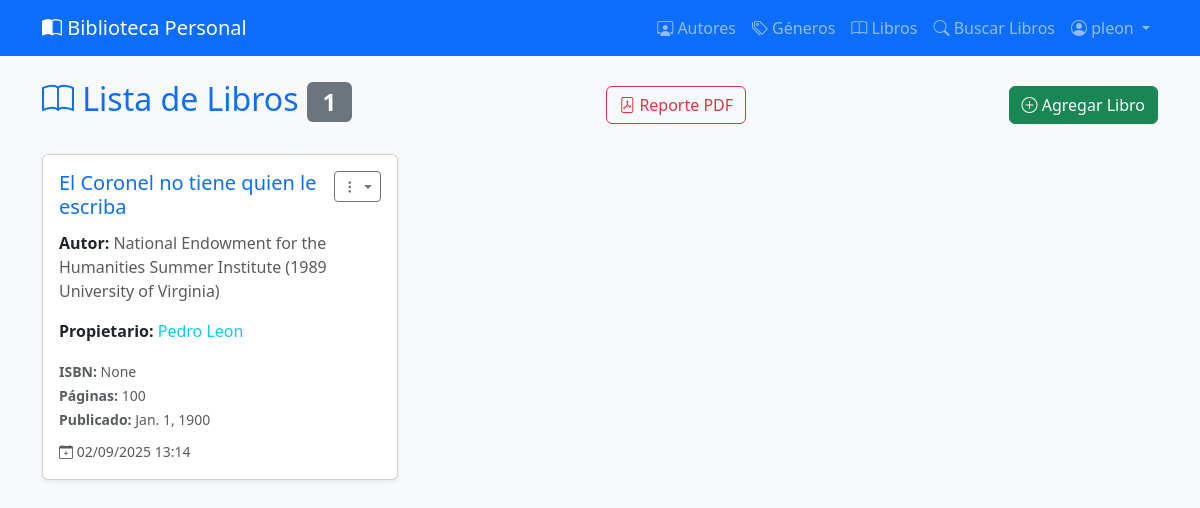
Page /books/ (signed in) on the earlier database version.
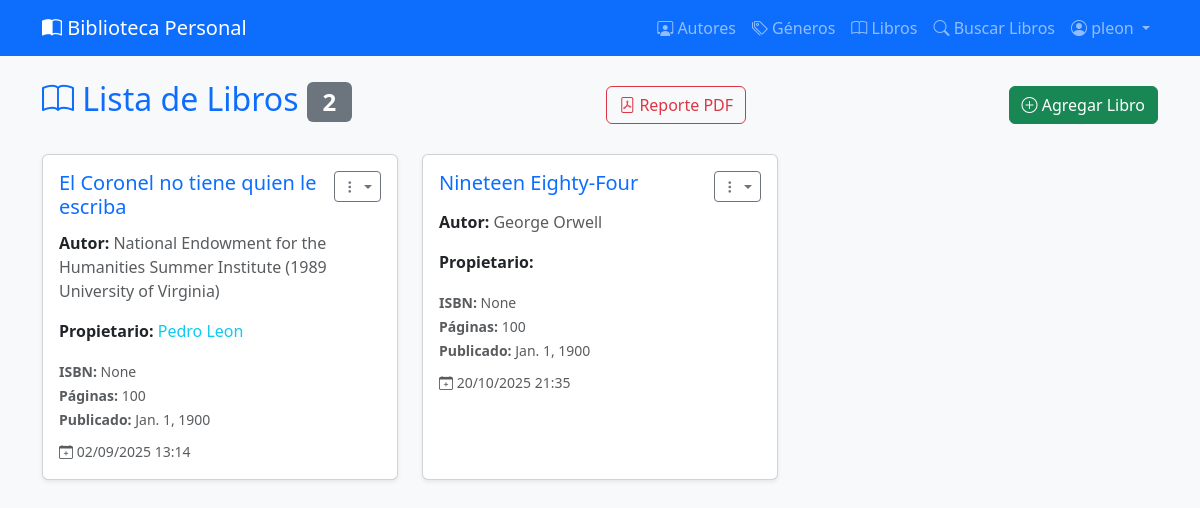
Same page on the later database version.
### migrationsdb/models.py (models this page shows, shortened)
class Book(models.Model):
    id = models.BigAutoField(primary_key=True)
    title = models.CharField(max_length=200, verbose_name='Título')
    author = models.ForeignKey(Author, on_delete=models.CASCADE, related_name='books', verbose_name='Autor')
    owner = models.ForeignKey(User, on_delete=models.CASCADE, related_name='books',verbose_name='Propietario', null=True, blank=True)
    published_date = models.DateField(verbose_name='Fecha de publicación')
    isbn = models.CharField(max_length=13, unique=True, verbose_name='ISBN', null=True, blank=True)
    pages = models.IntegerField(verbose_name='Número de páginas')
    genres = models.ManyToManyField('Genre', blank=False, verbose_name='Géneros')
    created_at = models.DateTimeField(auto_now_add=True)

class Author(models.Model):
    id = models.BigAutoField(primary_key=True)
    first_name = models.CharField(max_length=100, verbose_name='Primer Nombre')
    last_name = models.CharField(max_length=100, verbose_name='Apellido')
    birth_date = models.DateField(verbose_name='Fecha de nacimiento')
    nationality = models.CharField(max_length=100, verbose_name='Nacionalidad')
    created_at = models.DateTimeField(auto_now_add=True)

class User(models.Model):
    id = models.BigAutoField(primary_key=True)
    auth_user = models.OneToOneField(AuthUser, on_delete=models.CASCADE, null=True, blank=True, verbose_name='Usuario del Sistema')
    first_name = models.CharField(max_length=100)
    last_name = models.CharField(max_length=100)
    age = models.IntegerField()
    email = models.EmailField(unique=True)
    created_at = models.DateTimeField(auto_now_add=True)
    class Meta:
        permissions = [
            ("view_all_libraries", "Puede ver todas las bibliotecas"),
            ("manage_library", "Puede gestionar bibliotecas de usuarios"),
            ("generate_reports", "Puede generar reportes PDF"),
            ("import_books", "Puede importar libros externos"),
        ]

### migrationsdb/views.py (the view)
# urls.py: path('books/', views.list_book, name='list_book'),
@login_required
@permission_required('migrationsdb.view_book', raise_exception=True)
def list_book(request):
    books = Book.objects.select_related('author', 'owner').prefetch_related('genres').order_by('title')
    return render(request, 'migrationsdb/books_list.html', {'books': books})

### templates/migrationsdb/books_list.html (shortened to what this page needs)
{% extends 'migrationsdb/base.html' %}
{% block content %}
<div class="d-flex justify-content-between align-items-center mb-4">
    <h2 class="text-primary">
        <i class="bi bi-book"></i> Lista de Libros
        <span class="badge bg-secondary">{{ books.count }}</span>
    </h2>
    <a href="{% url 'books_report_pdf' %}" class="btn btn-outline-danger me-2">
        <i class="bi bi-file-pdf"></i> Reporte PDF
    </a>
    <a href="{% url 'create_book' %}" class="btn btn-success">
        <i class="bi bi-plus-circle"></i> Agregar Libro
    </a>
</div>
{% if books %}
    <div class="row">
        {% for book in books %}
            <div class="col-md-6 col-lg-4 mb-4">
                <div class="card h-100 shadow-sm">
                    <div class="card-body">
                        <div class="d-flex justify-content-between align-items-start mb-2">
                            <h5 class="card-title text-primary mb-1">{{ book.title }}</h5>
                            <div class="dropdown">
                                <button class="btn btn-sm btn-outline-secondary dropdown-toggle" type="button" data-bs-toggle="dropdown">
                                    <i class="bi bi-three-dots-vertical"></i>
                                </button>
                            </div>
                        </div>
                        <p class="card-text">
                            <strong>Autor:</strong>
                            <span class="text-muted">{{ book.author.first_name }} {{ book.author.last_name }}</span>
                        </p>
                        <p class="card-text">
                            <strong>Propietario:</strong>
                            <span class="text-info">{{ book.owner.first_name }} {{ book.owner.last_name }}</span>
                        </p>
                        <div class="mb-2">
                            <small class="text-muted">
                                <strong>ISBN:</strong> {{ book.isbn }}<br>
                                <strong>Páginas:</strong> {{ book.pages }}<br>
                                <strong>Publicado:</strong> {{ book.published_date }}
                            </small>
                        </div>
                        <small class="text-muted">
                            <i class="bi bi-calendar-plus"></i> {{ book.created_at|date:"d/m/Y H:i" }}
                        </small>
                    </div>
                </div>
            </div>
        {% endfor %}
    </div>
{% endif %}
{% endblock %}

Differences in the rows shown:
added Book: title "Nineteen Eighty-Four", author.first_name "George", author.last_name "Orwell", isbn "None", pages "100", published_date "Jan. 1, 1900", created_at "20/10/2025 21:35"
Other differences:
{{ books.count }}: "1" → "2"
